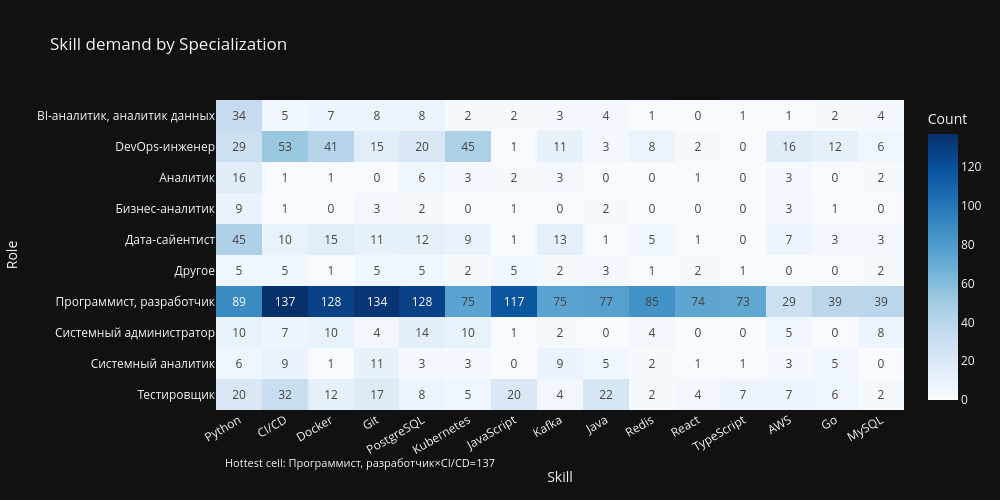

Notebook source saved alongside this figure:
### Code cell
# do different roles actually use different stacks or is it all just python everywhere
top_roles = df_cleaned["role"].value_counts().head(10).index.tolist()
top_skills = [skill for skill, _ in skill_counts.most_common(15)]

role_skill_counts = (
    df_cleaned[df_cleaned["role"].isin(top_roles)]
    .explode("skills_extracted")
)

role_skill_counts = role_skill_counts[role_skill_counts["skills_extracted"].isin(top_skills)]

pivot = (
    role_skill_counts.groupby(["role", "skills_extracted"])
    .size()
    .unstack(fill_value=0)
    .reindex(columns=top_skills, fill_value=0)
)

fig2 = px.imshow(
    pivot,
    text_auto=True, aspect="auto",
    color_continuous_scale="Blues",
    labels={"x": "Skill", "y": "Role", "color": "Count"},
    title="Skill demand by Specialization",
    **_dark,
)

fig2.update_layout(xaxis_tickangle=-30, margin=dict(b=90))

max_role, max_skill = pivot.stack().idxmax()
max_cell = pivot.loc[max_role, max_skill]

fig2.add_annotation(
    text=f"Hottest cell: {max_role}×{max_skill}={max_cell}",
    xref="paper",
    yref="paper",
    x=0.01,
    y=-0.20,
    showarrow=False,
    font=dict(size=11)
)

fig2.write_html(f"{OUTPUT_DIR}/viz_2.html")
fig2.write_image(f"{OUTPUT_DIR}/viz_2.png")
fig2.show()

### Figure 1 — Plotly figure (JSON) as saved in the notebook; plotly's stock layout.template omitted (floating-point values rounded to 4 significant figures; data arrays with more than 128 entries replaced by an {"elided": "..."} marker saying what was removed)
{"data": [{"coloraxis": "coloraxis", "hovertemplate": "Skill: %{x}<br>Role: %{y}<br>Count: %{z}<extra></extra>", "name": "0", "texttemplate": "%{z}", "type": "heatmap", "x": ["Python", "CI/CD", "Docker", "Git", "PostgreSQL", "Kubernetes", "JavaScript", "Kafka", "Java", "Redis", "React", "TypeScript", "AWS", "Go", "MySQL"], "xaxis": "x", "y": ["BI-аналитик, аналитик данных", "DevOps-инженер", "Аналитик", "Бизнес-аналитик", "Дата-сайентист", "Другое", "Программист, разработчик", "Системный администратор", "Системный аналитик", "Тестировщик"], "yaxis": "y", "z": {"elided": "10x15 int values"}}], "layout": {"annotations": [{"font": {"size": 11}, "showarrow": false, "text": "Hottest cell: Программист, разработчик×CI/CD=137", "x": 0.01, "xref": "paper", "y": -0.2, "yref": "paper"}], "coloraxis": {"colorbar": {"title": {"text": "Count"}}, "colorscale": [[0, "rgb(247,251,255)"], [0.125, "rgb(222,235,247)"], [0.25, "rgb(198,219,239)"], [0.375, "rgb(158,202,225)"], [0.5, "rgb(107,174,214)"], [0.625, "rgb(66,146,198)"], [0.75, "rgb(33,113,181)"], [0.875, "rgb(8,81,156)"], [1, "rgb(8,48,107)"]]}, "height": 500, "margin": {"b": 90}, "title": {"text": "Skill demand by Specialization"}, "width": 1000, "xaxis": {"anchor": "y", "domain": [0, 1], "tickangle": -30, "title": {"text": "Skill"}}, "yaxis": {"anchor": "x", "autorange": "reversed", "domain": [0, 1], "title": {"text": "Role"}}}}
